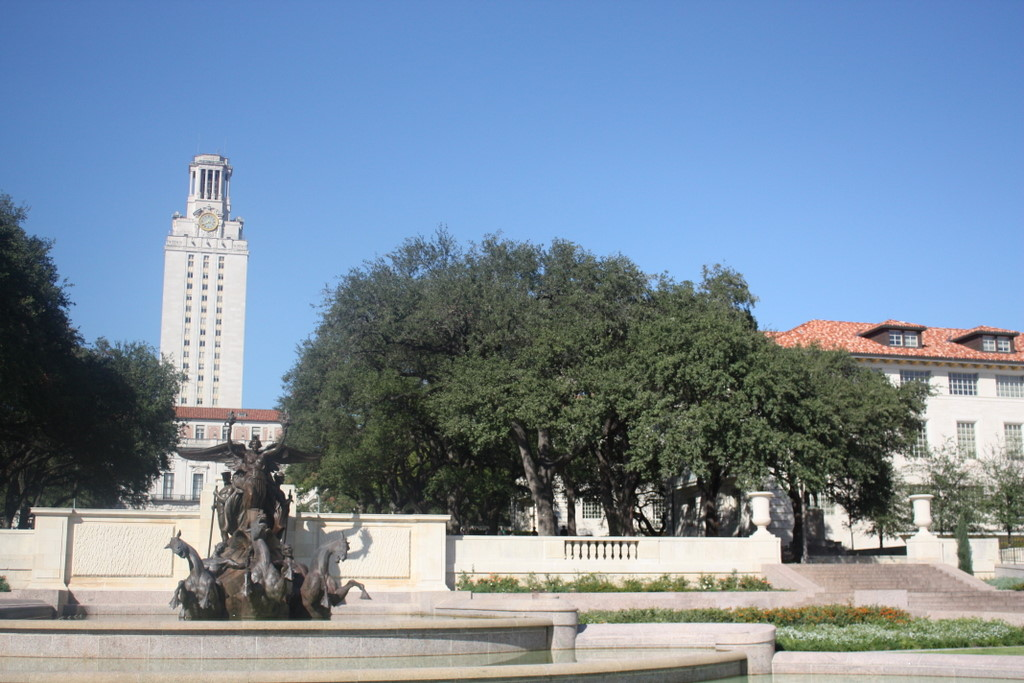
#> input picture image1.jpg, 1024 x 683 px
$ jupyter execute Homography.ipynb
#> lines starting #> are read from the running program, lines starting #| are printed output that depends on the picture
[cell 1]
import cv2
import numpy as np
from google.colab.patches import cv2_imshow
import matplotlib.pyplot as plt
from scipy.interpolate import RectBivariateSpline

[cell 2]
#right is source
#left is destination
left = cv2.imread("image1.jpg")
#> left is the input picture: shape (683, 1024, 3); mean B, G, R 159, 140, 121.7
right = cv2.imread("image2.jpg")
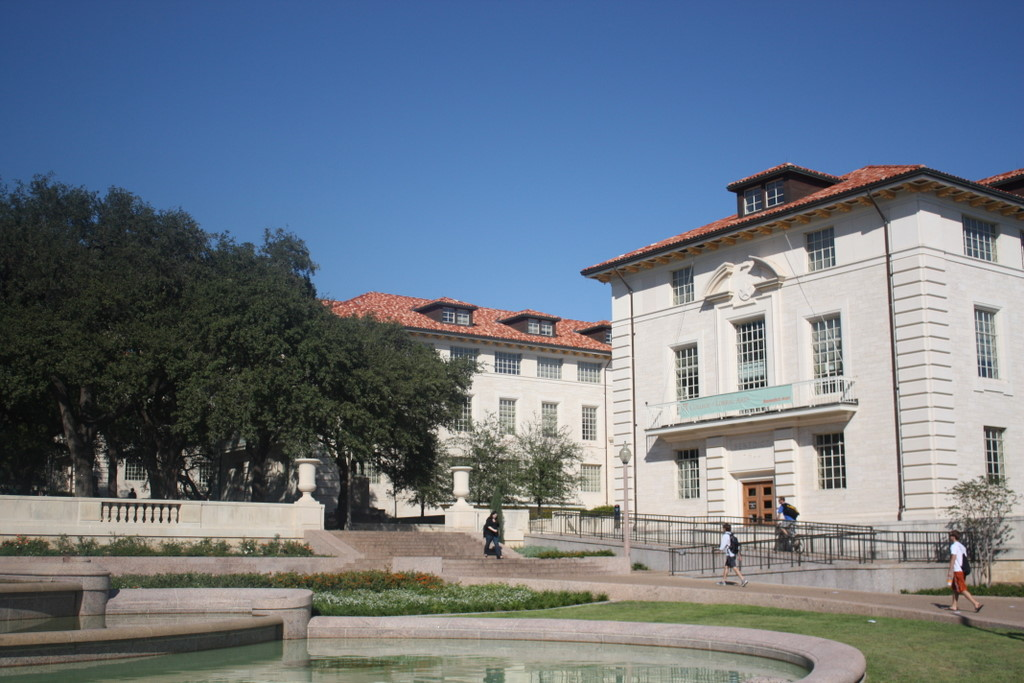
#> input picture image2.jpg, 1024 x 683 px
#> right is the input picture: shape (683, 1024, 3); mean B, G, R 132, 118.9, 107.7
print(left.shape[1])
#| 1024
print(left.shape)
#| (683, 1024, 3)

[cell 3]
#INSTEAD of doing it manual
arr = [[102, 502], [307, 491], [461, 497], [416, 308]]
arrbar = [[565, 543], [762, 526], [923, 525], [860, 332]]

[cell 4]
def homography(arr,arrbar):
    A = []
    for i in range(0, len(arr)):
        x, y = arr[i][0], arr[i][1]
        u, v = arrbar[i][0], arrbar[i][1]
        A.append([-x, -y, -1, 0, 0, 0, x*u, y*u, u])
        A.append([0, 0, 0, -x, -y, -1, x*v, y*v, v])
    #Convert list to array
    A = np.asarray(A)
    #U, S, Vh = np.linalg.svd(A)
    u, s, vh = np.linalg.svd(A)

    H = vh[8].reshape((3,3))
    #Normalize h9
    H = H / H[2,2]
    return H
H = homography(arr,arrbar)
print(H)

[cell 5]
def min_max_axis (A,B,C,D):
    #used to determine the starting point , new width and height of the warped image
    min_x = min(A[0],B[0],C[0],D[0])
    max_x = max(A[0],B[0],C[0],D[0])
    min_y = min(A[1],B[1],C[1],D[1])
    max_y = max(A[1],B[1],C[1],D[1])
    return min_x , max_x , min_y , max_y

def limit(point,height):
    if point[1]<0:
        point[1]=0
    if point[1]>height:
        point[1]=height-1
    return point[1]

def boundary_box (h,N,M):
  '''
  Returns new cordinates of the bounding box
  N --> img.shape[0] -> x -> height (rows)
  M --> img.shape[1] -> x -> width (cols)
  '''
  #Top left
  A= [0,0,1]
  A_new  = np.dot(h,A)
  #Normalize
  A_new = A_new / A_new[2]
  A_new = [round(i) for i in A_new]
  A_new[1] = limit(A_new,left.shape[0])
  #Bottom left
  B=[0,N-1,1]
  B_new = np.dot(h,B )
  B_new = B_new / B_new[2]
  B_new = [round(i) for i in B_new]
  B_new[1] = limit(B_new,left.shape[0])
  #Top right
  C=[M-1,0,1]
  C_new = np.dot(h,C )
  C_new = C_new / C_new[2]
  C_new = [round(i) for i in C_new]
  C_new[1] = limit(C_new,left.shape[0])
  #Bottom right
  D=[M-1,N-1,1]
  D_new = np.dot(h,D )
  D_new = D_new / D_new[2]
  D_new = [round(i) for i in D_new]
  D_new[1] = limit(D_new,left.shape[0])
  return A_new,B_new,C_new,D_new

[cell 6]
def warp(h,img):
    A,B,C,D = boundary_box(h,img.shape[0],img.shape[1])

    min_x , max_x , min_y, max_y = min_max_axis (A,B,C,D)
    #we use min_x,min_y
    #to determine the start point of the warped image
    #we use the difference between min,max to find width,height
    #of the warped image in the destination image
    new_h = int(round(abs(max_y - min_y)))
    new_w = int(round(abs(max_x- min_x)))
    new= np.zeros((img.shape[0],new_h+img.shape[1]))
    #counter=np.zeros((img.shape[0],new_h+img.shape[1]))

    x = np.arange(0, img.shape[1], 1)
    y = np.arange(0, img.shape[0], 1)
    X, Y = np.meshgrid(x,y)

    print(X,Y)
    print("here")
    splat=griddata((x-1,y-1),img[x][y], (X,Y), method='nearest')
    print("here")
    for i in range (img.shape[1]):
        for j in range (img.shape[0]):
          point = [i,j,1]
          point = np.dot(h,point)
          point = point/point[2]
          xi=point[0]
          yi=point[1]
          if(xi>=0 and yi>=0):
            if(isinstance(xi, int) and isinstance(yi, int)):
              new[i][j]=img[i][j]
            else:
                intensity=int(splat.ev(xi, yi))
                new[i][j] = intensity

    return new

[cell 7]
def inverse_warp(src_img,dimensions,h_inv):
    #prepare x and y arrays for interpolation (meshgrid)
    x = np.arange(0, src_img.shape[1], 1)
    y = np.arange(0, src_img.shape[0], 1)

    blue,green,red = src_img[:, :, 0], src_img[:, :, 1], src_img[:, :, 2]
    min_x, min_y, new_w, new_h= dimensions['min_x'], dimensions['min_y'], dimensions['new_w'], dimensions['new_h']

    new_img_red= np.zeros((src_img.shape[0],new_h+src_img.shape[1]))
    new_img_blue=np.zeros((src_img.shape[0],new_h+src_img.shape[1]))
    new_img_green=np.zeros((src_img.shape[0],new_h+src_img.shape[1]))

    f_g = RectBivariateSpline(y.reshape(-1,1), x.reshape(-1,1), green)
    f_r = RectBivariateSpline(y.reshape(-1,1), x.reshape(-1,1), red)
    f_b= RectBivariateSpline(y.reshape(-1,1), x.reshape(-1,1), blue)

    ##start warping loop
    for i in range (int(min_x),int(min_x+new_w),1):
        for j in range (int(min_y),int((min_y+new_h)),1):
            point = [i,j,1]
            point = np.dot(h_inv,point)
            point = point/point[2]
            xi=point[0]
            yi=point[1]
            if (xi>=0 and yi>=0):
                if(i < new_h+src_img.shape[1]):
                    intensity=int(f_r.ev(yi, xi))
                    new_img_red[j][i] = intensity

                    intensity=int(f_b.ev(yi, xi))
                    new_img_blue[j][i] = intensity

                    intensity=int(f_g.ev(yi, xi))
                    new_img_green[j][i] = intensity
            else:
                #If the result from h_inv * [x' y' 1] is negative we set the pixel value to 0
                new_img_red[j][i] = 0
                new_img_green[j][i] = 0
                new_img_blue[j][i] = 0

    return new_img_red,new_img_green,new_img_blue

[cell 8]
def warp_bgr(warped_blue,warped_red,warped_green,dimensions,src):
    rows = dimensions['rows']
    cols = dimensions['cols']
    new_h =dimensions['new_h']
    new_img = np.zeros((src.shape[0],src.shape[1]+new_h,3), 'uint8')
    new_img[:,:,0]=warped_blue
    new_img[:,:,1]=warped_green
    new_img[:,:,2]=warped_red

    return new_img

[cell 9]
def perform_warping(h,src):
    ## check the bounding box position and size of the warped image using forward warping.
    A,B,C,D = boundary_box(h,src.shape[0],src.shape[1])

    min_x , max_x , min_y, max_y = min_max_axis (A,B,C,D)
    #we use min_x,min_y
    #to determine the start point of the warped image
    #we use the difference between min,max to find width,height
    #of the warped image in the destination image
    new_h = int(round(abs(max_y - min_y)))
    new_w = int(round(abs(max_x- min_x)))

    dimensions = {'min_x':min_x,'min_y':min_y,'new_w':new_w,'new_h':new_h}

    h_inv = np.linalg.inv(h)

    warped_red,warped_green,warped_blue= inverse_warp(src,dimensions,h_inv)

    #New image dimensions(final output after sitching)
    dimensions['rows'] = src.shape[0]
    dimensions['cols'] = src.shape[1]+new_h

    warped_img = warp_bgr(warped_blue,warped_red,warped_green,dimensions,src)

    return warped_img

[cell 10]
warped_img = perform_warping(H,right)
#> in inverse_warp, `blue,green,red = src_img[:, :, 0], src_img[:, :, 1], src_img[:, :, 2]`:
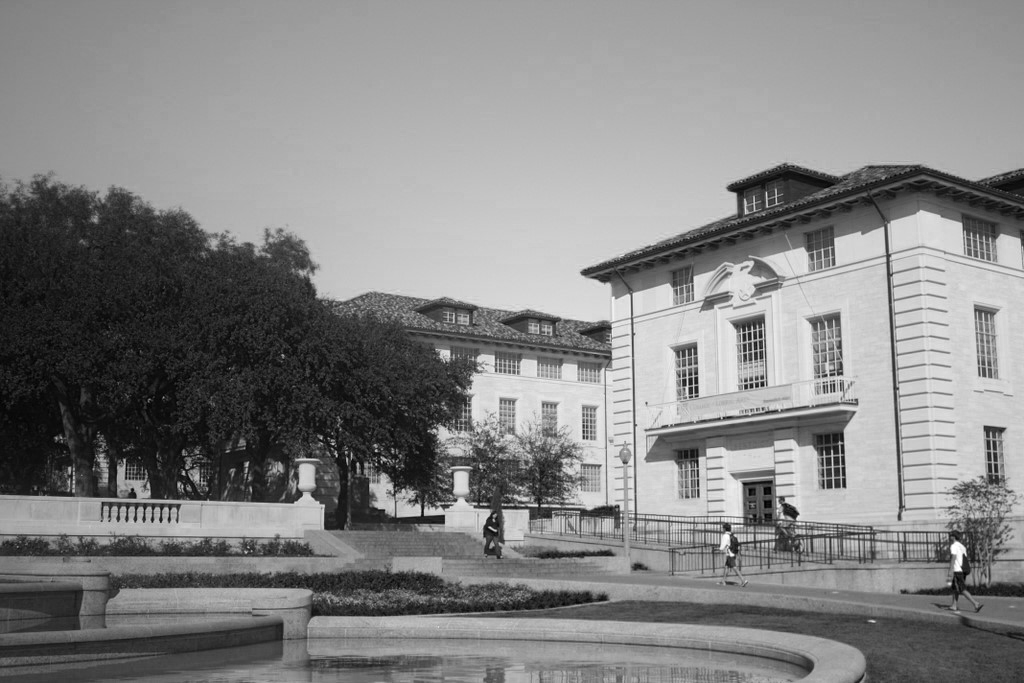
#> blue: shape (683, 1024); min 0, max 255, mean 132
#> in inverse_warp, `blue,green,red = src_img[:, :, 0], src_img[:, :, 1], src_img[:, :, 2]`:
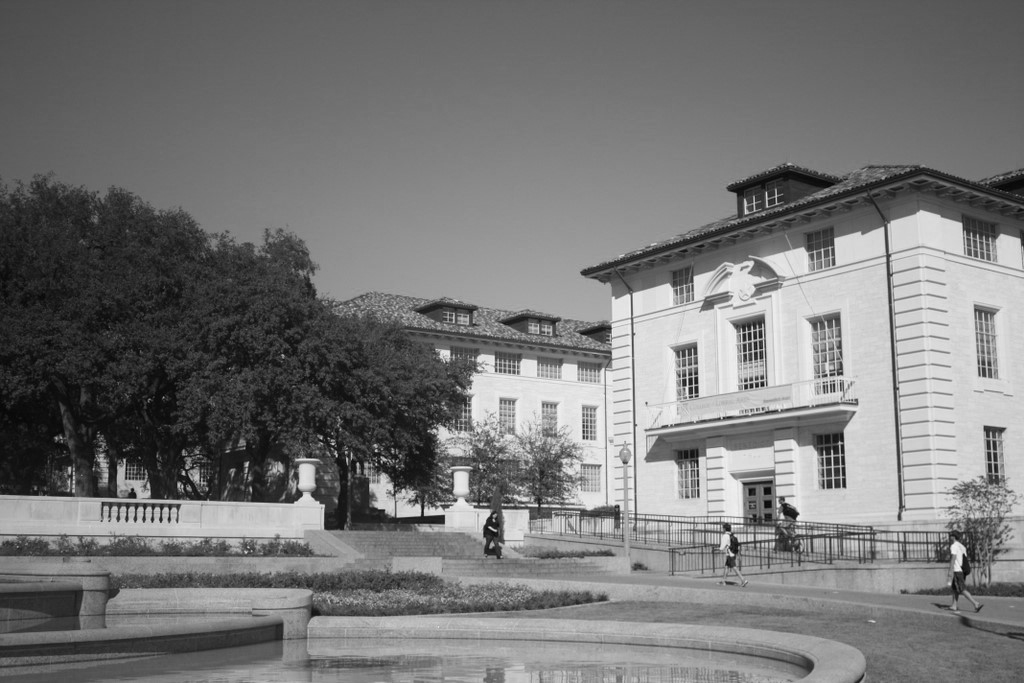
#> green: shape (683, 1024); min 1, max 253, mean 118.9
#> in inverse_warp, `blue,green,red = src_img[:, :, 0], src_img[:, :, 1], src_img[:, :, 2]`:
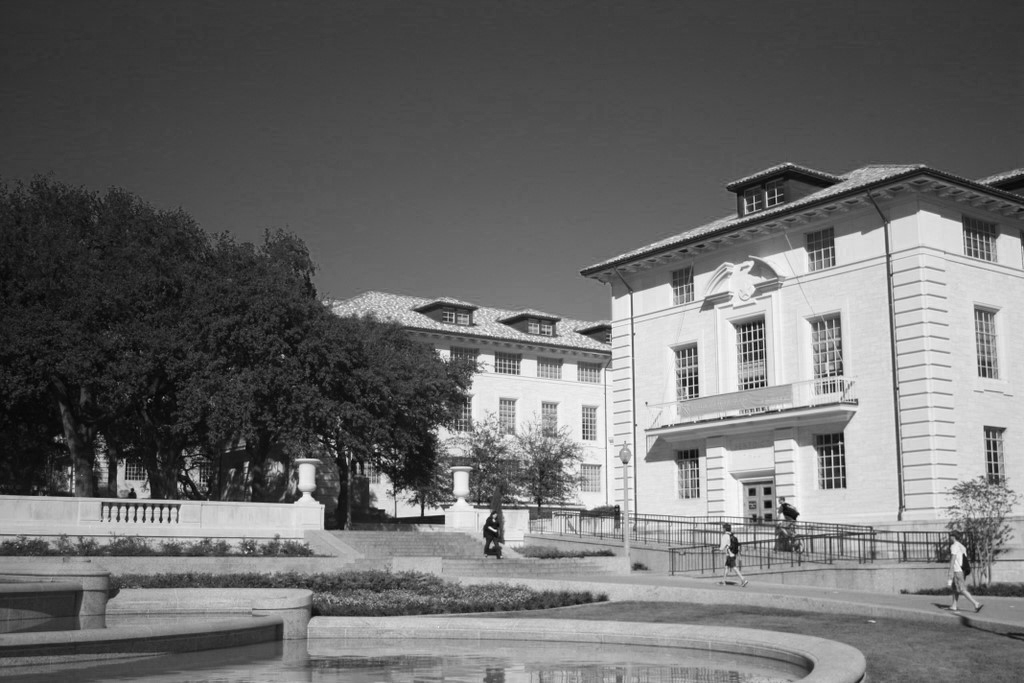
#> red: shape (683, 1024); min 2, max 255, mean 107.7
#> after the loop in inverse_warp, `for i in range (int(min_x),int(min_x+new_w),1):`:
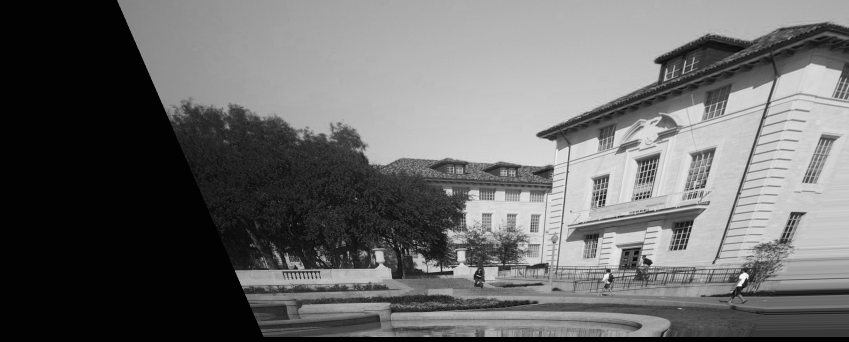
#> new_img_blue: shape (683, 1698) float64 (shown at 1/2 size); min -3, max 259, mean 106; drawn with min black and max white
#> after the loop in inverse_warp, `for i in range (int(min_x),int(min_x+new_w),1):`:
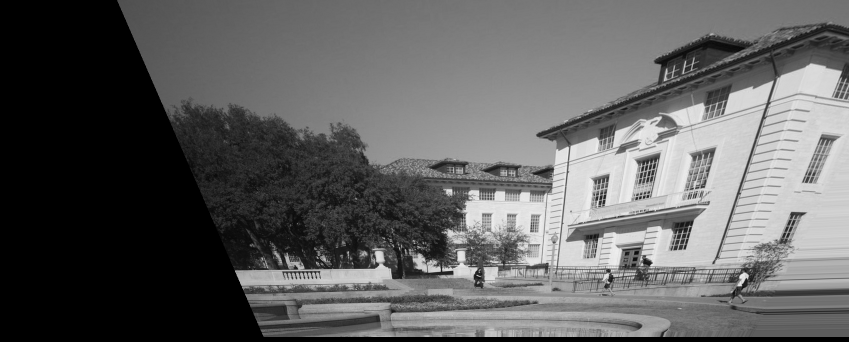
#> new_img_green: shape (683, 1698) float64 (shown at 1/2 size); min 0, max 252, mean 95.8
#> after the loop in inverse_warp, `for i in range (int(min_x),int(min_x+new_w),1):`:
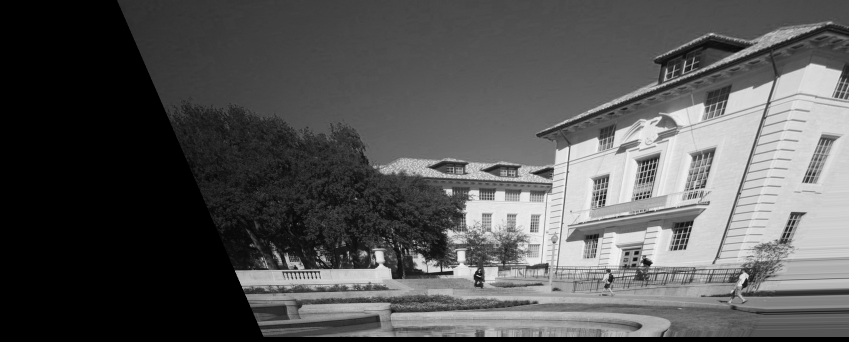
#> new_img_red: shape (683, 1698) float64 (shown at 1/2 size); min 0, max 259, mean 87; drawn with min black and max white
#> in warp_bgr, `new_img[:,:,1]=warped_green`:
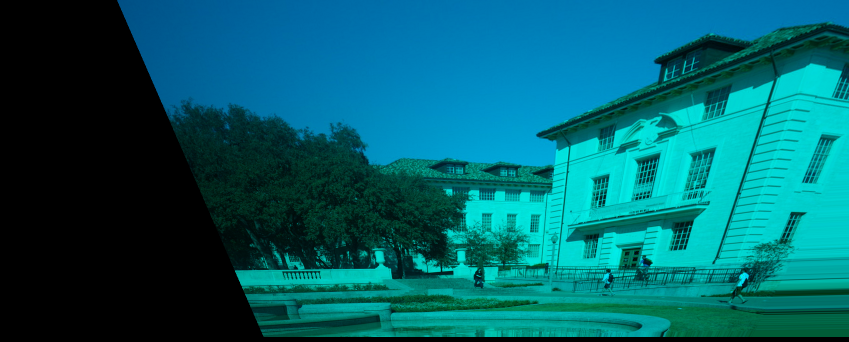
#> new_img: shape (683, 1698, 3) (shown at 1/2 size); mean of channels 0, 1, 2 106, 95.8, 0; drawn as B, G, R

[cell 11]
cv2_imshow(warped_img)

[cell 12]
def stitch_images(warped_img,dst):
    warped_img[0:dst.shape[0],0:dst.shape[1]]= dst
    return warped_img

[cell 13]
stitched_img = stitch_images(warped_img,left)
#> in stitch_images, `warped_img[0:dst.shape[0],0:dst.shape[1]]= dst`:
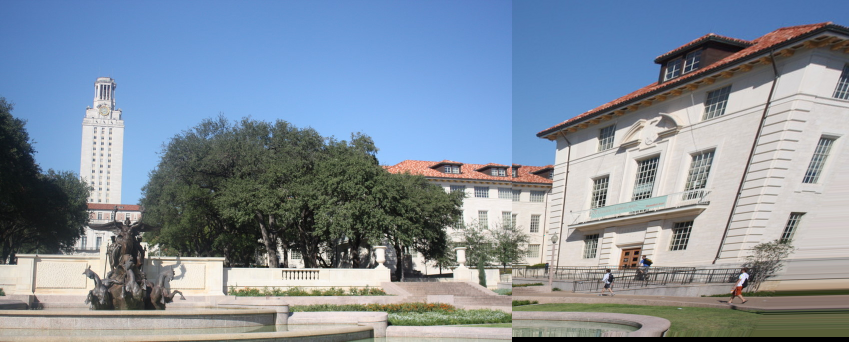
#> warped_img: shape (683, 1698, 3) (shown at 1/2 size); mean of channels 0, 1, 2 156.8, 142.9, 130.1; drawn as B, G, R
cv2_imshow(stitched_img)

[cell 14]
median = cv2.medianBlur(stitched_img,3)
cv2_imshow(median)
